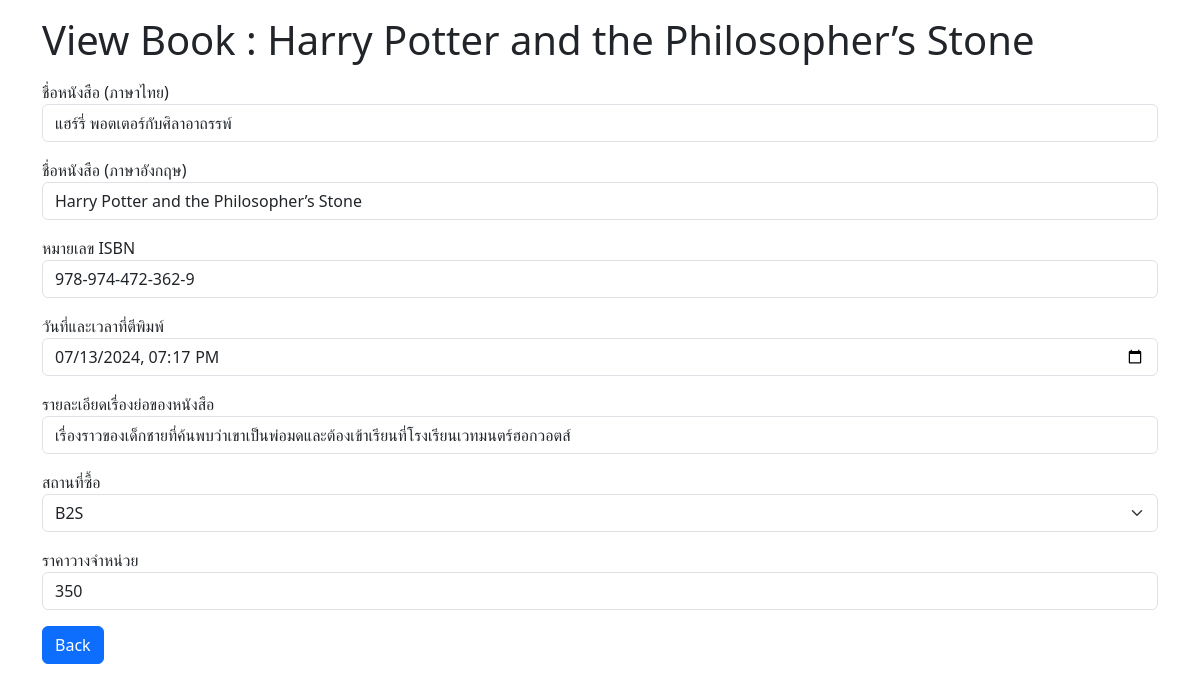
The app's page /view/4 with its own data.
### bookshop/models.py (models this page shows)
class Book(models.Model):
    book_name_th = models.CharField(max_length=100)
    book_name_en = models.CharField(max_length=100)
    number_si = models.CharField(max_length=100)
    datetime = models.DateTimeField()
    detail_book = models.CharField(max_length=100)
    BOOKSHOP_CHOICES = [
        ("B2S","B2S"),
        ("Inthon","Inthon"),
        ("Se-ed","Se-ed"),
        ("Meb","Meb"),
    ];
    bookshop = models.CharField(
        max_length=20,
        choices=BOOKSHOP_CHOICES,
        default="B2S"
    )
    sale_book = models.IntegerField()
    created_date = models.DateTimeField(auto_now_add=True)
    updated_date = models.DateTimeField(auto_now_add=True)

### bookshop/views.py (the view)
# urls.py: path('view/<book_id>', views.view_book),
def view_book (request, book_id):
    book = Book.objects.get(id=book_id)
    return render(request, 'view.html', {'book': book})

### bookshop/templates/view.html (shortened to what this page needs)
<!doctype html>
<html lang="en">
<head>
    <link href="https://cdn.jsdelivr.net/npm/bootstrap@5.3.2/dist/css/bootstrap.min.css" rel="stylesheet"
 />
</head>
<body>
    <main class="container">
        <h1 class="my-3">View Book : {{book.book_name_en}}</h1>
        <form action="#" method="post">
            <div class="mb-3">
                <label for="book_name_th">ชื่อหนังสือ (ภาษาไทย)</label>
                <input type="text" class="form-control" name="book_name_th" id="book_name_th"
                    value="{{ book.book_name_th }}" />
            </div>
            <div class="mb-3">
                <label for="book_name_en">ชื่อหนังสือ (ภาษาอังกฤษ)</label>
                <input type="text" class="form-control" name="book_name_en" id="book_name_en"
                    value="{{ book.book_name_en }}" />
            </div>
            <div class="mb-3">
                <label for="number_si">หมายเลข ISBN</label>
                <input type="text" class="form-control" name="number_si" id="number_si" value="{{ book.number_si }}" />
            </div>
            <div class="mb-3">
                <label for="datetime">วันที่และเวลาที่ตีพิมพ์</label>
                <input type="datetime-local" class="form-control" name="datetime" id="datetime"
                    value="{{ book.datetime|date:'Y-m-d\TH:i' }}" />
            </div>
            <div class="mb-3">
                <label for="detail_book">รายละเอียดเรื่องย่อของหนังสือ</label>
                <input type="text" class="form-control" name="detail_book" id="detail_book"
                    value="{{ book.detail_book }}" />
            </div>
            <div class="mb-3">
                <label for="bookshop">สถานที่ซื้อ</label>
                <select class="form-select" name="bookshop" id="bookshop">
                    <option value="B2S" {% if book.bookshop == 'B2S' %} selected {% endif %}>B2S</option>
                </select>
            </div>
            <div class="mb-3">
                <label for="sale_book">ราคาวางจำหน่วย</label>
                <input type="number" class="form-control" name="sale_book" id="sale_book"
                    value="{{ book.sale_book }}" />
            </div>
            <a href="/" class ="btn btn-primary">Back</a>
        </form>
    </main>
</body>
</html>

### records on screen
Book: book_name_en "Harry Potter and the Philosopher’s Stone", book_name_th "แฮร์รี่ พอตเตอร์กับศิลาอาถรรพ์", number_si "978-974-472-362-9", datetime "07/13/2024 19:17", detail_book "เรื่องราวของเด็กชายที่ค้นพบว่าเขาเป็นพ่อมดและต้องเข้าเรียนที่โรงเรียนเวทมนตร์ฮอกวอตส์", bookshop "B2S", sale_book "350"
